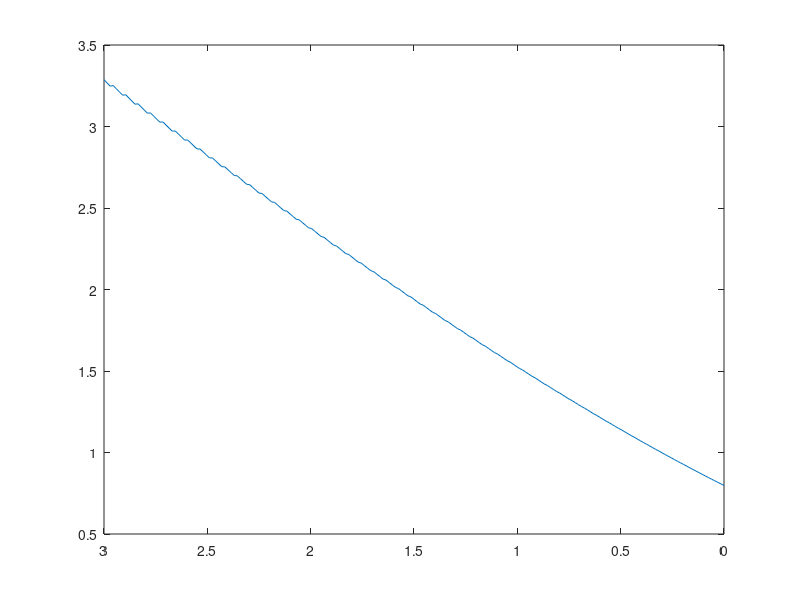
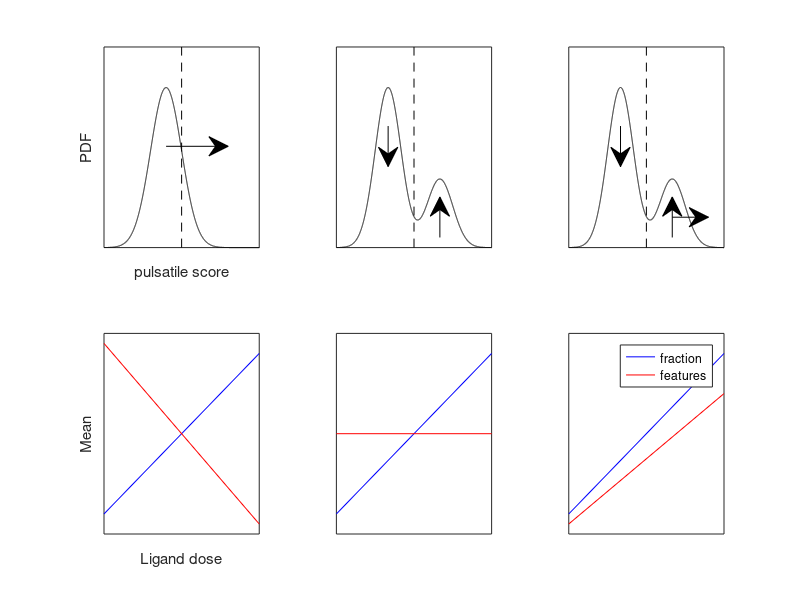

Here is the MATLAB script that generated these plots, in order:
x = linspace(-4,8,5001);
dx = x(2)-x(1);

thres = linspace(0,3,201);

y = normpdf(x);
normfac = 1-normcdf(thres);

expect = nan(size(thres));
for i = 1:length(thres)
    
    myind = x > thres(i);
    expect(i) = x(myind)*y(myind)'*dx / normfac(i);
    
end

figure
plot(thres,expect)
set(gca,'XDir','reverse')


figure

h = nan(1,6);
h(1) = subplot(2,3,1);
mypos = get(gca,'Position');

plot(x,y,'k')
hold on
plot([1 1],[0 .5],'k--')
set(gca,'XLim',[-4 6])
annotation('arrow',mypos(1)+mypos(3)*[.4 .8],mypos(2)+[.5 .5]*mypos(4))
ylabel('PDF')
xlabel('pulsatile score')

h(2) = subplot(2,3,2);
mypos = get(gca,'Position');

y2 = normpdf(x-4);
plot(x,.7*y+.3*y2,'k')
hold on
plot([2 2],get(gca,'YLim'),'k--')
set(gca,'XLim',[-4 8])
annotation('arrow',mypos(1)+mypos(3)*[1/3 1/3],mypos(2)+[.6 .4]*mypos(4))
annotation('arrow',mypos(1)+mypos(3)*[2/3 2/3],mypos(2)+[0.05 .25]*mypos(4))

h(3) = subplot(2,3,3);
mypos = get(gca,'Position');

plot(x,.7*y+.3*y2,'k')
hold on
plot([2 2],get(gca,'YLim'),'k--')
set(gca,'XLim',[-4 8])
annotation('arrow',mypos(1)+mypos(3)*[1/3 1/3],mypos(2)+[.6 .4]*mypos(4))
annotation('arrow',mypos(1)+mypos(3)*[2/3 2/3],mypos(2)+[.05 .25]*mypos(4))
annotation('arrow',mypos(1)+mypos(3)*[2/3 .9],mypos(2)+[.15 .15]*mypos(4))

h(4) = subplot(2,3,4);
zo = [0 1];
plot(zo,.1+.8*zo,'b')
hold on
plot(zo,.95-.9*zo,'r')
ylabel('Mean')
xlabel('Ligand dose')

h(5) = subplot(2,3,5);
plot(zo,.1+.8*zo,'b')
hold on
plot(zo,.5+0*zo,'r')

h(6) = subplot(2,3,6);
plot(zo,.1+.8*zo,'b')
hold on
plot(zo,.05+.65*zo,'r')

legend('fraction','features')

for i = 1:length(h)
    set(h(i),'XTick',[],'YTick',[])
end